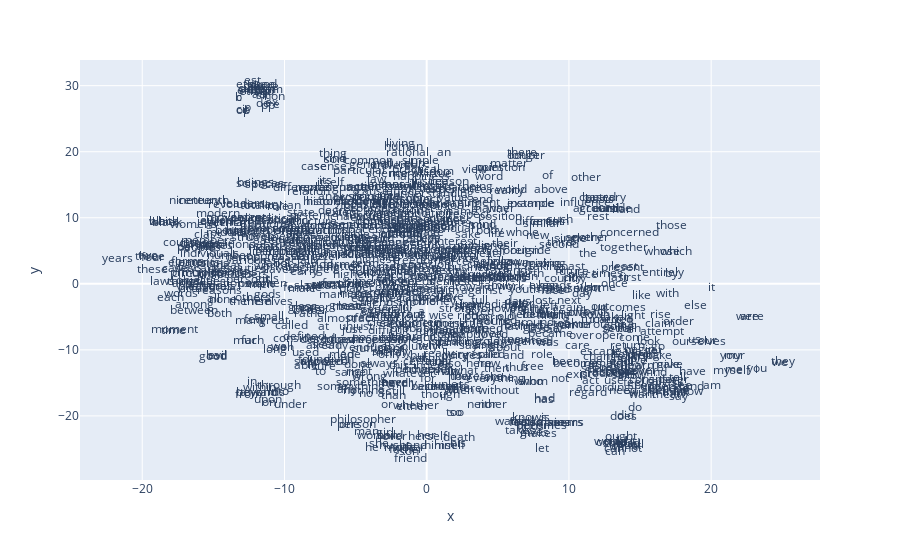

The cell this chart's notebook holds for it:
### Markdown cell above
### t-SNE Plot for CLASSICAL Texts

### Code cell
#Plot coordinates 
px.scatter(coords_classical, 'x', 'y', text='label', height=1000).update_traces(mode='text')

### Figure 1 — Plotly figure (JSON) as saved in the notebook; plotly's stock layout.template omitted (floating-point values rounded to 4 significant figures; data arrays with more than 128 entries replaced by an {"elided": "..."} marker saying what was removed)
{"data": [{"hovertemplate": "x=%{x}<br>y=%{y}<br>label=%{text}<extra></extra>", "legendgroup": "", "marker": {"color": "#636efa", "symbol": "circle"}, "mode": "text", "name": "", "orientation": "v", "showlegend": false, "text": {"elided": "826 str values"}, "type": "scatter", "x": {"elided": "826 float values"}, "xaxis": "x", "y": {"elided": "826 float values"}, "yaxis": "y"}], "layout": {"autosize": true, "legend": {"tracegroupgap": 0}, "margin": {"t": 60}, "xaxis": {"anchor": "y", "autorange": true, "domain": [0, 1], "range": [-24.38, 27.65], "title": {"text": "x"}, "type": "linear"}, "yaxis": {"anchor": "x", "autorange": true, "domain": [0, 1], "range": [-29.7, 33.89], "title": {"text": "y"}, "type": "linear"}}}
